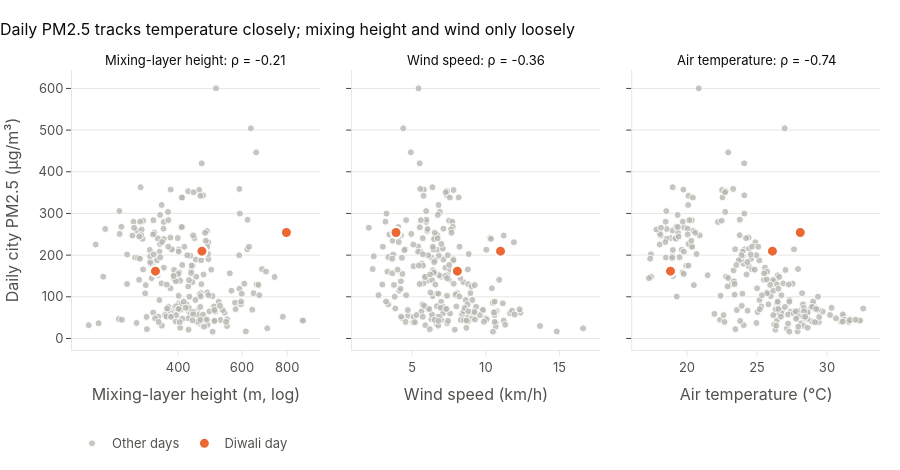

The notebook cell this image was saved under:
### Markdown cell above
### Chart 3 (bivariate): daily PM2.5 against three weather variables

### Code cell
from plotly.subplots import make_subplots
panels = [("blh", "Mixing-layer height (m, log)", True), ("wind", "Wind speed (km/h)", False), ("temp", "Air temperature (°C)", False)]
fig3 = make_subplots(rows=1, cols=3, shared_yaxes=True, horizontal_spacing=0.04,
                     subplot_titles=[f"{t.split(' (')[0]}: ρ = {rho_d[c]:.2f}" for c, t, _ in panels])
is_dw_day = daily.dd == 0
for i, (c, t, logx) in enumerate(panels, start=1):
    fig3.add_trace(go.Scatter(x=daily.loc[~is_dw_day, c], y=daily.loc[~is_dw_day, "pm25"], mode="markers", name="Other days",
                              marker=dict(color=CONTEXT, size=7, opacity=0.8, line=dict(color="white", width=1)), showlegend=(i == 1),
                              customdata=daily.index[~is_dw_day].strftime("%d %b %Y"),
                              hovertemplate="%{customdata}<br>%{x:.1f}<br>PM2.5 %{y:.0f} µg/m³<extra></extra>"), row=1, col=i)
    fig3.add_trace(go.Scatter(x=daily.loc[is_dw_day, c], y=daily.loc[is_dw_day, "pm25"], mode="markers", name="Diwali day",
                              marker=dict(color=HIGHLIGHT, size=11, line=dict(color="white", width=2)), showlegend=(i == 1),
                              customdata=daily.index[is_dw_day].strftime("%d %b %Y"),
                              hovertemplate="Diwali %{customdata}<br>%{x:.1f}<br>PM2.5 %{y:.0f} µg/m³<extra></extra>"), row=1, col=i)
    fig3.update_xaxes(title_text=t, type="log" if logx else "linear", row=1, col=i)
style(fig3, "Daily PM2.5 tracks temperature closely; mixing height and wind only loosely", None, None, height=470)
fig3.update_yaxes(title_text="Daily city PM2.5 (µg/m³)", row=1, col=1)
for i, (c, t, logx) in enumerate(panels, start=1):
    fig3.update_xaxes(title_text=t, type="log" if logx else "linear", row=1, col=i)
fig3.update_layout(legend=dict(orientation="h", y=-0.28, yanchor="top", x=0, xanchor="left"), margin=dict(b=110))
for a in fig3.layout.annotations:
    a.font = dict(size=13, color=INK)
save(fig3, "fig3_weather_scatter")

### Figure 1 — Plotly figure (JSON) as saved in the notebook; plotly's stock layout.template omitted (floating-point values rounded to 4 significant figures; data arrays with more than 128 entries replaced by an {"elided": "..."} marker saying what was removed)
{"data": [{"customdata": {"elided": "228 str values"}, "hovertemplate": "%{customdata}<br>%{x:.1f}<br>PM2.5 %{y:.0f} µg/m³<extra></extra>", "marker": {"color": "#b8b7b0", "line": {"color": "white", "width": 1}, "opacity": 0.8, "size": 7}, "mode": "markers", "name": "Other days", "showlegend": true, "type": "scatter", "x": {"elided": "228 float values"}, "xaxis": "x", "y": {"elided": "228 float values"}, "yaxis": "y"}, {"customdata": ["12 Nov 2023", "31 Oct 2024", "20 Oct 2025"], "hovertemplate": "Diwali %{customdata}<br>%{x:.1f}<br>PM2.5 %{y:.0f} µg/m³<extra></extra>", "marker": {"color": "#eb6834", "line": {"color": "white", "width": 2}, "size": 11}, "mode": "markers", "name": "Diwali day", "showlegend": true, "type": "scatter", "x": [346.2, 465.2, 795.8], "xaxis": "x", "y": [161.6, 209.5, 254.2], "yaxis": "y"}, {"customdata": {"elided": "228 str values"}, "hovertemplate": "%{customdata}<br>%{x:.1f}<br>PM2.5 %{y:.0f} µg/m³<extra></extra>", "marker": {"color": "#b8b7b0", "line": {"color": "white", "width": 1}, "opacity": 0.8, "size": 7}, "mode": "markers", "name": "Other days", "showlegend": false, "type": "scatter", "x": {"elided": "228 float values"}, "xaxis": "x2", "y": {"elided": "228 float values"}, "yaxis": "y2"}, {"customdata": ["12 Nov 2023", "31 Oct 2024", "20 Oct 2025"], "hovertemplate": "Diwali %{customdata}<br>%{x:.1f}<br>PM2.5 %{y:.0f} µg/m³<extra></extra>", "marker": {"color": "#eb6834", "line": {"color": "white", "width": 2}, "size": 11}, "mode": "markers", "name": "Diwali day", "showlegend": false, "type": "scatter", "x": [8.067, 11.0, 3.904], "xaxis": "x2", "y": [161.6, 209.5, 254.2], "yaxis": "y2"}, {"customdata": {"elided": "228 str values"}, "hovertemplate": "%{customdata}<br>%{x:.1f}<br>PM2.5 %{y:.0f} µg/m³<extra></extra>", "marker": {"color": "#b8b7b0", "line": {"color": "white", "width": 1}, "opacity": 0.8, "size": 7}, "mode": "markers", "name": "Other days", "showlegend": false, "type": "scatter", "x": {"elided": "228 float values"}, "xaxis": "x3", "y": {"elided": "228 float values"}, "yaxis": "y3"}, {"customdata": ["12 Nov 2023", "31 Oct 2024", "20 Oct 2025"], "hovertemplate": "Diwali %{customdata}<br>%{x:.1f}<br>PM2.5 %{y:.0f} µg/m³<extra></extra>", "marker": {"color": "#eb6834", "line": {"color": "white", "width": 2}, "size": 11}, "mode": "markers", "name": "Diwali day", "showlegend": false, "type": "scatter", "x": [18.82, 26.1, 28.09], "xaxis": "x3", "y": [161.6, 209.5, 254.2], "yaxis": "y3"}], "layout": {"annotations": [{"font": {"color": "#0b0b0b", "size": 13}, "showarrow": false, "text": "Mixing-layer height: ρ = -0.21", "x": 0.1533, "xanchor": "center", "xref": "paper", "y": 1.0, "yanchor": "bottom", "yref": "paper"}, {"font": {"color": "#0b0b0b", "size": 13}, "showarrow": false, "text": "Wind speed: ρ = -0.36", "x": 0.5, "xanchor": "center", "xref": "paper", "y": 1.0, "yanchor": "bottom", "yref": "paper"}, {"font": {"color": "#0b0b0b", "size": 13}, "showarrow": false, "text": "Air temperature: ρ = -0.74", "x": 0.8467, "xanchor": "center", "xref": "paper", "y": 1.0, "yanchor": "bottom", "yref": "paper"}], "font": {"color": "#52514e", "family": "Inter, Segoe UI, Arial, sans-serif", "size": 13}, "height": 470, "hoverlabel": {"bgcolor": "white", "font": {"size": 12}}, "legend": {"orientation": "h", "title": {}, "x": 0, "xanchor": "left", "y": -0.28, "yanchor": "top"}, "margin": {"b": 110, "l": 60, "r": 20, "t": 70}, "paper_bgcolor": "white", "plot_bgcolor": "white", "title": {"font": {"color": "#0b0b0b", "size": 16}, "text": "Daily PM2.5 tracks temperature closely; mixing height and wind only loosely", "x": 0, "xanchor": "left"}, "xaxis": {"anchor": "y", "domain": [0.0, 0.3067], "linecolor": "#e7e6e2", "showgrid": false, "tickcolor": "#e7e6e2", "ticks": "outside", "title": {"text": "Mixing-layer height (m, log)"}, "type": "log"}, "xaxis2": {"anchor": "y2", "domain": [0.3467, 0.6533], "linecolor": "#e7e6e2", "showgrid": false, "tickcolor": "#e7e6e2", "ticks": "outside", "title": {"text": "Wind speed (km/h)"}, "type": "linear"}, "xaxis3": {"anchor": "y3", "domain": [0.6933, 1.0], "linecolor": "#e7e6e2", "showgrid": false, "tickcolor": "#e7e6e2", "ticks": "outside", "title": {"text": "Air temperature (°C)"}, "type": "linear"}, "yaxis": {"anchor": "x", "domain": [0.0, 1.0], "gridcolor": "#e7e6e2", "linecolor": "#e7e6e2", "showgrid": true, "title": {"text": "Daily city PM2.5 (µg/m³)"}, "zeroline": false}, "yaxis2": {"anchor": "x2", "domain": [0.0, 1.0], "gridcolor": "#e7e6e2", "linecolor": "#e7e6e2", "matches": "y", "showgrid": true, "showticklabels": false, "title": {}, "zeroline": false}, "yaxis3": {"anchor": "x3", "domain": [0.0, 1.0], "gridcolor": "#e7e6e2", "linecolor": "#e7e6e2", "matches": "y", "showgrid": true, "showticklabels": false, "title": {}, "zeroline": false}}}
